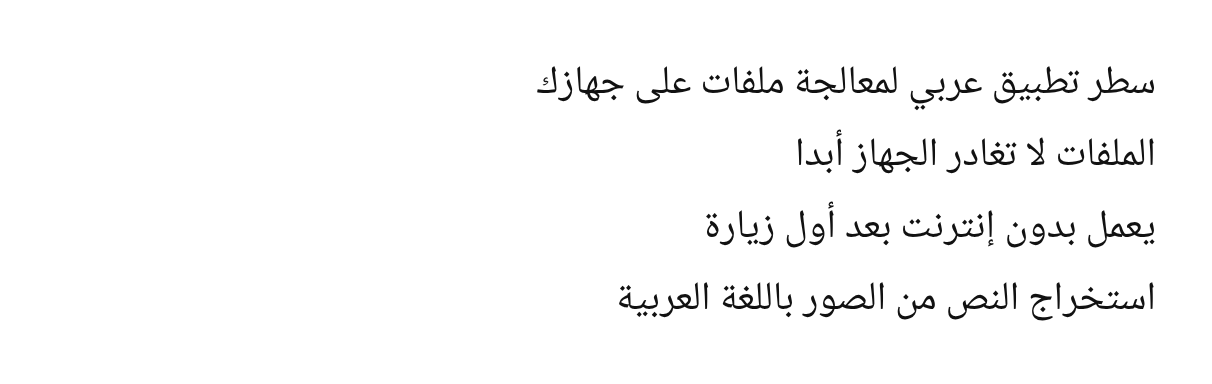
#> input picture test/fixtures/ocr_arabic_naskh.png, 1212 x 384 px, found by its file name
$ python make_fixtures.py
#> lines starting #> are read from the running program, lines starting #| are printed output that depends on the picture
"""Generates image and special PDF fixtures for the tests.

Run AFTER tool/fixtures/make_pdfs.js and render_text_images.js:
    python3 tool/fixtures/make_fixtures.py [outDir]

Needs: Pillow, pillow-heif (HEIC fixture only) and the `qpdf` CLI
(encrypted/rotated fixtures). These are fixture-generation tools only and are
NOT part of the app.
"""
import io
import os
import random
import subprocess
import sys

from PIL import Image, ImageDraw

OUT = os.path.abspath(sys.argv[1] if len(sys.argv) > 1 else 'test/fixtures')


def photo(w, h, seed=1):
    """A photo-like image (smooth gradients + noise) that JPEG compresses
    poorly at high quality, so compression tests are meaningful."""
#> called with w = 400, h = 300, seed = 2
    rnd = random.Random(seed)
    img = Image.new('RGB', (w, h))
#> img: PIL image 400x300 RGB; every value is 0
    px = img.load()
    for y in range(h):
        for x in range(w):
            r = int(128 + 100 * ((x / w) - 0.5) + rnd.randint(-40, 40))
            g = int(128 + 100 * ((y / h) - 0.5) + rnd.randint(-40, 40))
            b = int(160 + rnd.randint(-60, 60))
            px[x, y] = (max(0, min(255, r)), max(0, min(255, g)), max(0, min(255, b)))
    d = ImageDraw.Draw(img)
    d.ellipse([w * 0.2, h * 0.2, w * 0.6, h * 0.7], fill=(230, 180, 40))
    return img


def main():
    os.makedirs(OUT, exist_ok=True)

    # JPEG stored landscape with EXIF orientation 6 (display rotated 90 CW ->
    # upright portrait 300x400).
    img = photo(400, 300, 2)
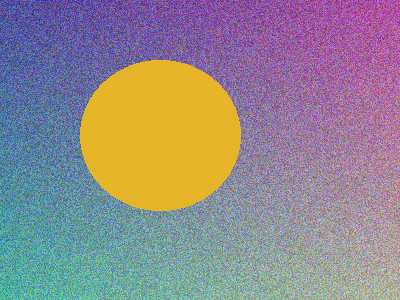
#> img: PIL image 400x300 RGB; mean R, G, B 145.5, 136.7, 140.9
    exif = Image.Exif()
    exif[0x0112] = 6
    img.save(os.path.join(OUT, 'photo_exif6.jpg'), 'JPEG', quality=90, exif=exif.tobytes())

    photo(640, 480, 3).save(os.path.join(OUT, 'photo.jpg'), 'JPEG', quality=90)
#> in photo (call 2), `img = Image.new('RGB', (w, h))`: img: PIL image 640x480 RGB; every value is 0
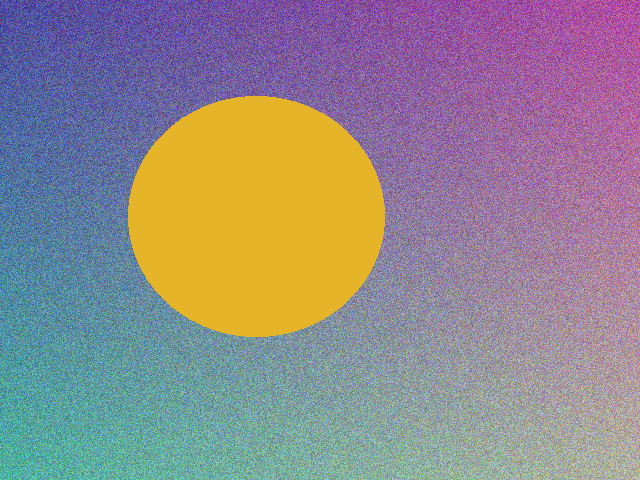
#> saved as photo.jpg: PIL image 640x480 RGB; mean R, G, B 145.3, 136.5, 141

    rgba = Image.new('RGBA', (300, 200), (0, 0, 0, 0))
#> rgba: PIL image 300x200 RGBA; every value is 0
    ImageDraw.Draw(rgba).rectangle([30, 30, 270, 170], fill=(20, 90, 200, 255))
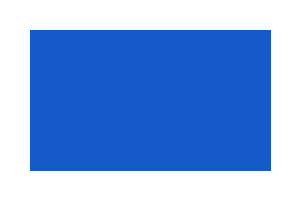
#> rgba: PIL image 300x200 RGBA; mean R, G, B, A 11.3, 51, 113.3, 144.4; transparent parts drawn white
    rgba.save(os.path.join(OUT, 'alpha.png'))

    photo(320, 240, 4).save(os.path.join(OUT, 'photo.webp'), 'WEBP', quality=85)
#> in photo (call 3), `img = Image.new('RGB', (w, h))`: img: PIL image 320x240 RGB; every value is 0
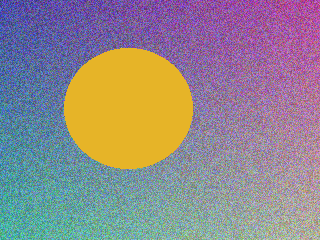
#> saved as photo.webp: PIL image 320x240 RGB; mean R, G, B 145.2, 136.5, 140.8

    try:
        import pillow_heif
        pillow_heif.register_heif_opener()
#> (this line was passed over: pillow_heif is not available in this run)
        photo(320, 240, 5).save(os.path.join(OUT, 'photo.heic'), 'HEIF', quality=80)
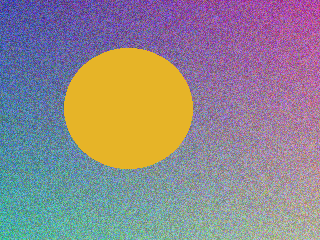
#> saved as photo.heic: PIL image 320x240 RGB; mean R, G, B 145.3, 136.5, 140.8
    except Exception as e:  # pragma: no cover
        print('HEIC skipped:', e)

    # Signature-like photo: dark strokes on an off-white background.
    sig = Image.new('RGB', (500, 200), (245, 244, 240))
    d = ImageDraw.Draw(sig)
    d.line([(40, 150), (120, 60), (200, 140), (280, 50), (420, 120)], fill=(20, 30, 90), width=8)
    sig.save(os.path.join(OUT, 'signature_photo.jpg'), 'JPEG', quality=92)
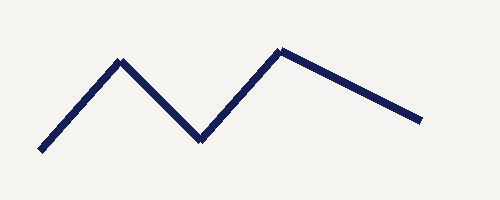
#> saved as signature_photo.jpg: PIL image 500x200 RGB; mean R, G, B 236, 235.4, 234

    # Large photo for the PDF-with-images fixture.
    big = photo(2400, 1800, 6)
#> in photo (call 5), `img = Image.new('RGB', (w, h))`: img: PIL image 2400x1800 RGB; every value is 0
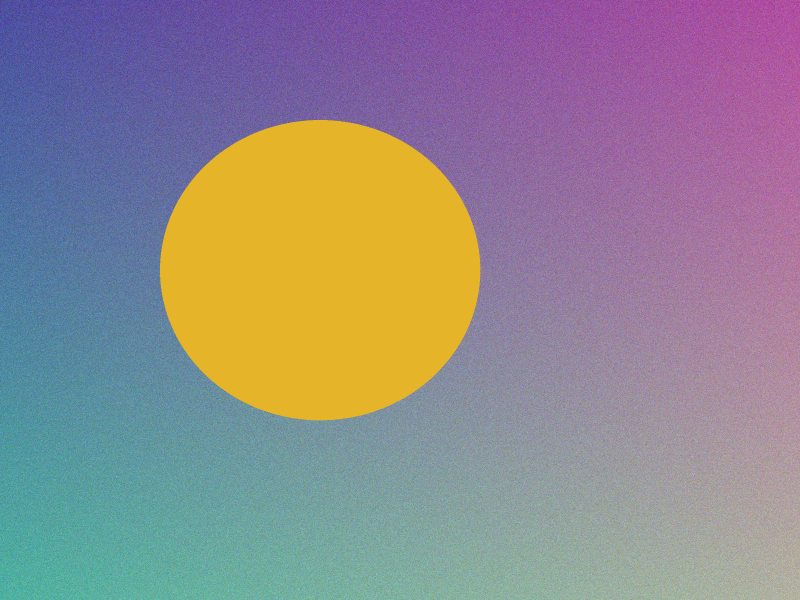
#> big: PIL image 2400x1800 RGB (shown at 1/3 size); mean R, G, B 145.2, 136.5, 141.1
    big_path = os.path.join(OUT, '_big_photo.jpg')
    big.save(big_path, 'JPEG', quality=95, dpi=(300, 300))
    pdf_bytes = io.BytesIO()
    a4 = (595, 842)
    page = Image.open(big_path)
    # Pillow writes the JPEG stream as-is (DCTDecode) into the PDF.
    page.save(pdf_bytes, 'PDF', resolution=300.0)
    with open(os.path.join(OUT, 'with_images.pdf'), 'wb') as f:
        f.write(pdf_bytes.getvalue())
    os.remove(big_path)

    # Scanned (image-only) PDF from the Arabic OCR image.
    scan = Image.open(os.path.join(OUT, 'ocr_arabic_naskh.png')).convert('RGB')
#> scan is the input picture: PIL image 1212x384 RGB; min 16, max 255, mean 249.3
    scan.save(os.path.join(OUT, 'scanned.pdf'), 'PDF', resolution=150.0)

    one = os.path.join(OUT, 'one_page.pdf')
    # Encrypted with a user password (qpdf, AES-256).
    subprocess.run(['qpdf', '--encrypt', '1234', '1234', '256', '--', one,
                    os.path.join(OUT, 'encrypted.pdf')], check=True)
#> (this line was passed over: subprocess is not available in this run)
    # Rotated: page 1 has /Rotate 90.
    subprocess.run(['qpdf', one, '--rotate=+90:1', os.path.join(OUT, 'rotated.pdf')], check=True)
#> (this line was passed over: subprocess is not available in this run)

    # Corrupt: the first 40% of a valid file followed by junk.
#> (the run stopped early here; a loop or call above may not have finished)
